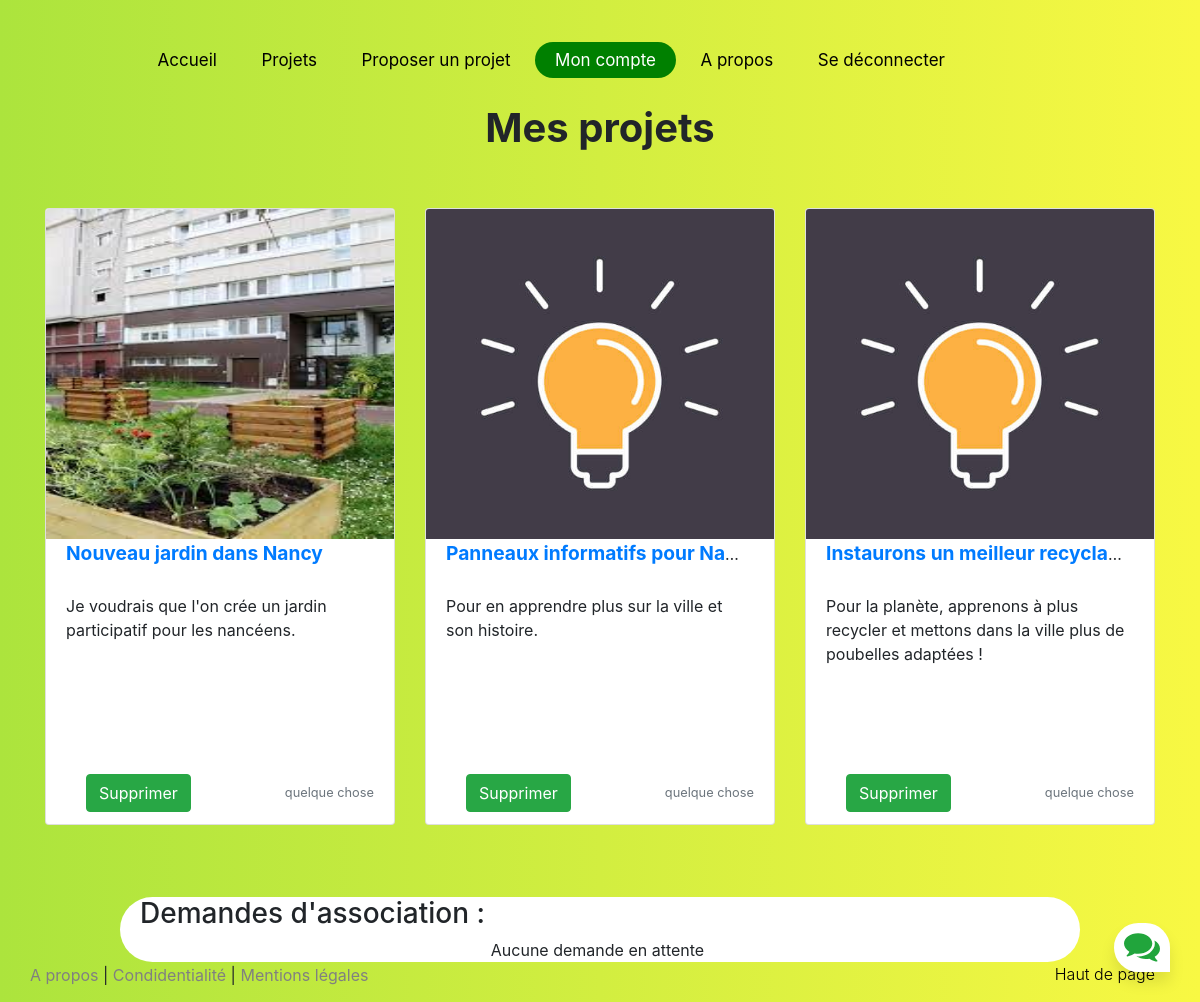
/gestion-projet (signed in), run on the app's committed database.
### tables this page shows
CREATE TABLE projets (
id_projet INTEGER PRIMARY KEY,
nom VARCHAR NOT NULL,
proprietaire INTEGER REFERENCES comptes (id_compte),
commentaire TEXT
);

### interface.py (the view, shortened to what this page needs)
@app.route("/gestion-projet")
def gestion_projet():
	if session['id_sess'] != None :																										#Gestion de la redirection si l'utilisateur n'est pas connecté
		con = sqlite3.connect('tables.db')
		cur = con.cursor()
		liste_proj_user= [row for row in cur.execute('SELECT * FROM projets WHERE proprietaire=?',(session["id_sess"],))]
		liste_demande_asso = [row for row in cur.execute('SELECT ProjetDemandeur, message, ProjetCible FROM associations a JOIN projets p ON a.ProjetCible=p.id_projet AND p.proprietaire=? AND a.statut=0',(session["id_sess"],))] #la liste contient des tuples contenant uniquement les id_projets voulant s'associer. on va créer une liste plus détaillée
		liste_proj_a_asso=[]
		return(render_template("gestion-projet.html",Mes_projets=liste_proj_user,liste_proj_a_asso=liste_proj_a_asso))					#Redirection vers la page avec la liste des projets de l'utilisateur et de toutes les demandes d'associations
	else:
		err="Veuillez vous connecter avant de poursuivre"
		return(render_template("user-login.html",err=err))

### interface.py (called while the page is built)
@app.context_processor		#pour pouvoir utiliser os dans les pages templates (ici pour aller chercher les images d'un certain projet)
def handle_context():
    return dict(os=os)

### templates/gestion-projet.html (shortened to what this page needs)
{% extends "layout.html"%}
{% block body %}
<head>
	<link rel="stylesheet" href="https://cdnjs.cloudflare.com/ajax/libs/font-awesome/4.7.0/css/font-awesome.min.css">
  <link rel="stylesheet" href="static/css/bootstrap.css">
  <link rel="stylesheet" href="static/css/test2.css">
</head>
<body>
    <header class="site-navbar" role="banner" id="myTopnav">
        <div class="container">
          <div class="row align-items-center">
            <div class="col-12 col-md-10 d-none d-xl-block">
              <nav class="site-navigation position-relative text-right" role="navigation">
                <ul class="site-menu js-clone-nav mr-auto d-none d-lg-block">
                  <li><a href="/"><span>Accueil</span></a></li>
                  <li class="has-children">
                    <a href="/projets-partages"><span>Projets</span></a>
                  </li>
                  <li><a href="/proposition-projet"><span>Proposer un projet</span></a></li>
                  <li class="has-children active">
                    <a href="/page-user"><span>Mon compte</span></a>
                  </li>
                  <li><a href="/a-propos"><span>A propos</span></a></li>
                  {% if not session.id_sess %}
                  <li><a href="/user_login"><span>Se connecter</span></a></li>
                  {% else %}
                  <li><a href="/logout"><span>Se déconnecter</span></a></li>
                  {% endif %}
                </ul>
              </nav>
            </div>
          </div>
        </div>
    </header>
	{% if not session.id_sess %}
	Vous n'êtes pas connecté     <a href="/user_login">login</a>.
   	{% else %}
<div>
	<br>
	<br>
	<h1 class= "text-center"><strong>Mes projets</strong></h1>
	<br>
	<br>
</div>
<div class="album  ">
	<div class="container">
	  <div class="row">
		{% for ele in Mes_projets %}
		<div class="col-md-4 " >
		  <div class="card mb-4 box-shadow">
			{% if os.path.exists("static/images/uploads/"+ele[0]|string+".png") %}
          	<img class="card-img-top" style="height: 330px" src="../static/images/uploads/{{ele[0]}}.png" alt="image personalisée du projet">
          	{% else %}
         	 <img class="card-img-top" style="height: 330px" src="../static/idee.jpg" alt="image du projet">
          	{% endif %}
			<div class="card-head" >
			  <span class="d-inline-block text-truncate" style="max-width: 320px;">
				<a class="card-title" style="font-size:120%; font-weight:bold" href="/projets/{{ele[0]}}">{{ ele[1] }}</a>
			  </span>
			</div>
			<div class="card-body" style="height: 250px">
			  <div style="height: 180px">
				<div class="text">{{ele[3]}}</div>
			 </div>
				<div class="d-flex justify-content-between align-items-center">
					<form action="/suppression_projet" class="formulaire" method="post" onsubmit="(confirm('Êtes-vous sûr de vouloir supprimer ce projet ?'))">
						<div class="col align-middle">
							<button type="submit" class="btn btn-success btn-block mb">Supprimer</button>
						</div>
					</form>
				<small class="text-muted"> quelque chose </small>
			  </div>
			</div>
		  </div>
		</div>
		{% endfor %}
	  </div>
	</div>
  </div>
    <br><br>
	<div  style="background: white;width: 80%; margin-left: 10% ;border-radius : 40px">
		<div class="bord">
    	<h3> Demandes d'association :</h3>
			{%if liste_proj_a_asso != []%}
				{%for proj_asso in liste_proj_a_asso%}
					<p>Le projet <a href="/projets/{{proj_asso[0]}}">{{proj_asso[1] }}</a> souhaite s'associer à votre projet <a href='projets/{{proj_asso[6][0]}}'>{{proj_asso[6][1]}}</a> !</p>
					<p> Message de demande : {{proj_asso[5][0]}} {{proj_asso[5][1]}} : {{proj_asso[4]}}</p>
					<p>Voulez vous accepter cette demande d'association ?</p>
					<form action="/association_accepte" class="formulaire" method="post">
						<input type = "hidden" name = "id_projet_cible" value = {{proj_asso[6][0]}} />
						<input type = "hidden" name = "id_projet_demandeur" value = {{proj_asso[0]}} />
						<input type="submit" value="OUI" />
					</form>
					<form action="/association_refuse" class="formulaire" method="post">
						<input type = "hidden" name = "id_projet_cible" value = {{proj_asso[6][0]}} />
						<input type = "hidden" name = "id_projet_demandeur" value = {{proj_asso[0]}} />
						<input type="submit" value="NON" />
					</form>
				{%endfor%}
			{%else%}
					<center>Aucune demande en attente</center>
			{%endif%}
		</div>
	</div>
	{% endif %}
  <footer class="text-muted">
	<div class="container">
	  <p class="float-right">
		<a style="text-decoration: none; color : black" href="#">Haut de page</a>
	  </p>
	</div>
  </footer>
</body>
{% endblock %}

### static/css/style.css (style rules this page uses)
body { font-family: "Open Sans", -apple-system, BlinkMacSystemFont, "Segoe UI", Roboto, "Helvetica Neue", Arial, "Noto Sans", sans-serif, "Apple Color Emoji", "Segoe UI Emoji", "Segoe UI Symbol", "Noto Color Emoji"; background-color: #fff; height: 100vh; position: relative; }
body:before { content: ""; position: absolute; top: 0; left: 0; right: 0; bottom: 0; background: rgba(0, 0, 0, 0.5); -webkit-transition: .3s all ease; -o-transition: .3s all ease; transition: .3s all ease; opacity: 0; visibility: hidden; z-index: 1; }
p { color: black; font-weight: 300; }
.bord { margin-left: 20px; margin-right: 25px; }
h1, h2, h3, h4, h5, h6, .h1, .h2, .h3, .h4, .h5, .h6 { font-family: "Open Sans", -apple-system, BlinkMacSystemFont, "Segoe UI", Roboto, "Helvetica Neue", Arial, "Noto Sans", sans-serif, "Apple Color Emoji", "Segoe UI Emoji", "Segoe UI Symbol", "Noto Color Emoji"; }
a { -webkit-transition: .3s all ease; -o-transition: .3s all ease; transition: .3s all ease; }
a, a:hover { text-decoration: none !important; }
.site-navbar { margin-bottom: 0px; z-index: 123456; position: relative; top: 2rem; line-height: 100%; width: 100%; }
.site-navbar .site-navigation .site-menu { margin-bottom: 0; }
.site-navbar .site-navigation .site-menu .active>a span { background: green; color: white; border-radius: 30px; display: inline-block; padding: 10px 20px; }
.site-navbar .site-navigation .site-menu a { text-decoration: none !important; display: inline-block; }
.site-navbar .site-navigation .site-menu>li { display: inline-block; }
.site-navbar .site-navigation .site-menu>li>a { padding: 10px 0px; color: black; font-size: 17px; text-decoration: none !important; }
.site-navbar .site-navigation .site-menu>li>a>span { padding: 5px 20px; display: inline-block; -webkit-transition: .3s all ease; -o-transition: .3s all ease; transition: .3s all ease; border-radius: 30px; }
.site-navbar .site-navigation .site-menu .has-children { position: relative; left: auto }
.site-navbar .site-navigation .site-menu .has-children>a span { position: relative; }
.site-navbar .site-navigation .site-menu .has-children>a span:before { position: absolute; content: None; font-size: 20px; top: 50%; right: 10px; -webkit-transform: translateY(-50%); -ms-transform: translateY(-50%); transform: translateY(-50%); font-family: 'icomoon'; }
form { margin-left: 5px; }
.formulaire { display: inline-block; }
.col { text-align: center; vertical-align: middle; }
* { box-sizing: border-box; margin: 0; padding: 0; }
body { font-family: 'Nunito', sans-serif; font-weight: 400; font-size: 100%; background: #F1F1F1; }
*, html { --primaryGradient: linear-gradient(93.12deg, #21a53c 0.52%, #21a53c 100%); --secondaryGradient: linear-gradient(268.91deg, #21a53c -2.14%, #21a53c 99.69%); --primaryBoxShadow: 0px 10px 15px rgba(0, 0, 0, 0.1); --secondaryBoxShadow: 0px -10px 15px rgba(0, 0, 0, 0.1); --primary: #21a53c; }

### static/css/test2.css (style rules this page uses)
body { background: rgb(248, 248, 67); background: linear-gradient(to right, rgb(172, 228, 61), rgb(248, 248, 67)); }

### data on the page
projets: id_projet (picture), nom "Nouveau jardin dans Nancy", commentaire "Je voudrais que l'on crée un jardin participatif pour les nancéens."
projets: nom "Panneaux informatifs pour Na…", commentaire "Pour en apprendre plus sur la ville et son histoire."
projets: nom "Instaurons un meilleur recycla…", commentaire "Pour la planète, apprenons à plus recycler et mettons dans la ville plus de poubelles adaptées !"
